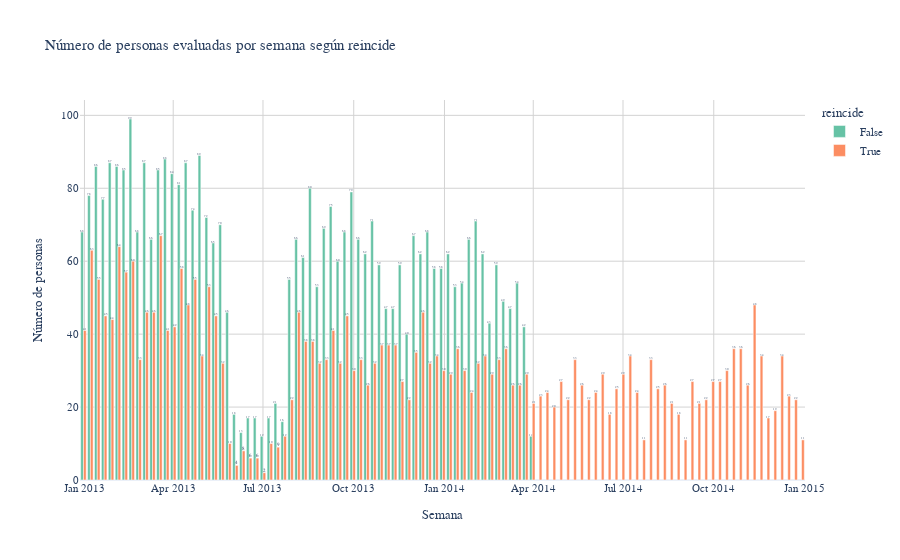

Here is the notebook cell this chart was saved with:
### Code cell
graficar_barras_semanales_px(df_twoyears, 'fecha_evaluacion_compas', 'reincide' )
